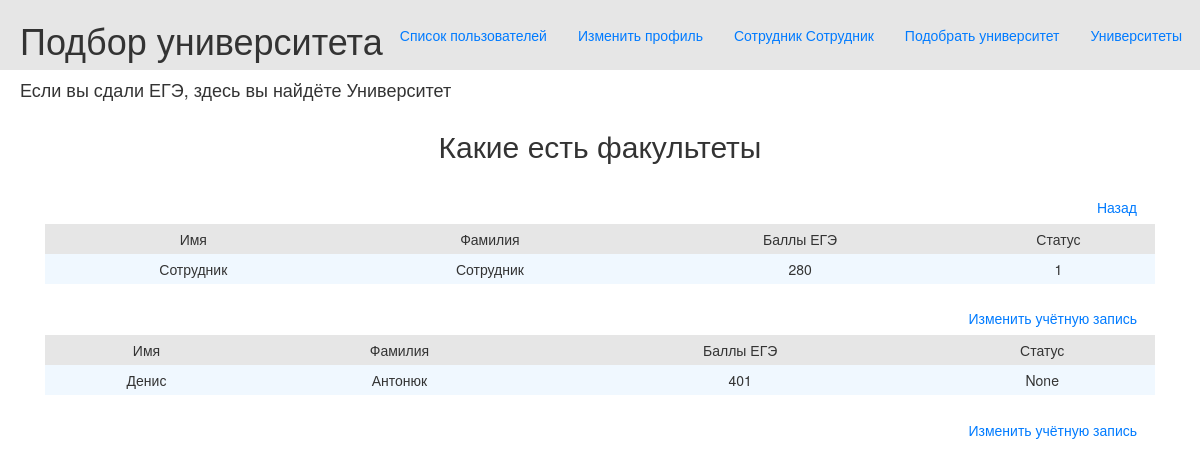
/users_list (signed in), run on the app's committed database.
### data/users.py (models this page shows, shortened)
class User(SqlAlchemyBase, UserMixin, SerializerMixin):
    __tablename__ = 'users'
    id = sqlalchemy.Column(sqlalchemy.Integer,
                           primary_key=True, autoincrement=True)
    surname = sqlalchemy.Column(sqlalchemy.String, nullable=True)
    name = sqlalchemy.Column(sqlalchemy.String, nullable=True)
    email = sqlalchemy.Column(sqlalchemy.String,
                              index=True, unique=True, nullable=True)
    hashed_password = sqlalchemy.Column(sqlalchemy.String, nullable=True)
    modified_date = sqlalchemy.Column(sqlalchemy.DateTime,
                                      default=datetime.datetime.now)
    address = sqlalchemy.Column(sqlalchemy.String, nullable=True)
    min_ege_score = sqlalchemy.Column(sqlalchemy.Integer, nullable=True)
    type = sqlalchemy.Column(sqlalchemy.Integer, nullable=True)

### main.py (the view)
@app.route('/users_list', methods=['GET', 'POST'])
@login_required
def users_list():
    users = db_sess.query(User).all()
    type = db_sess.query(Type).all()
    return render_template('users.html', title='Журнал факультетов', users=users, type=type)

### data/db_session.py (called while the page is built)
def create_session() -> Session:
    global __factory
    return __factory()

### main.py (called while the page is built)
@login_manager.user_loader
def load_user(user_id: int):
    db_sess = db_session.create_session()
    return db_sess.query(User).get(user_id)

### templates/users.html
{% extends 'base.html' %}
{% block content %}
    <h2 align="center">Какие есть факультеты</h2>
    <a class="btn btn-outline-primary" href="http://localhost:5000/">Назад</a>
    {% for user in users %}
        <table class="tbl">
            <tr class="mn">
                <td>Имя</td>
                <td>Фамилия</td>
                <td>Баллы ЕГЭ</td>
                <td>Статус</td>
            </tr>
            <tr>
                <td>{{ user.name }}</td>
                <td>{{ user.surname }}</td>
                <td>{{ user.min_ege_score }}</td>
                <td>{{ user.type }}</td>
            </tr>
        </table>
    <a class="btn btn-outline-primary" href="http://localhost:5000/user/{{ user.id }}">Изменить учётную запись</a>
    {% endfor %}
{% endblock %}

### templates/base.html (shortened to what this page needs)
<!doctype html>
<html lang="en">
<head>
    <link rel="stylesheet"
          href="https://stackpath.bootstrapcdn.com/bootstrap/4.4.1/css/bootstrap.min.css"
>
    <link rel="stylesheet" type="text/css" href="/static/css/style.css">
    <link rel="stylesheet"
        type="text/css"
        href="https://maxcdn.bootstrapcdn.com/bootstrap/3.3.5/css/bootstrap-theme.min.css">
    <link rel="stylesheet"
        type="text/css"
        href="https://maxcdn.bootstrapcdn.com/bootstrap/3.3.5/css/bootstrap.min.css">
</head>
<body>
<div class="first_line">
    <h1 class="first_line_content">Подбор университета</h1>
    <a class="btn btn-outline-primary" href="http://localhost:5000/">Университеты</a>
    <a class="btn btn-outline-primary" href="http://localhost:5000/select_universities">Подобрать университет</a>
    {% if current_user.is_authenticated %}
        <a class="btn btn-outline-primary" href="http://localhost:5000/logout">{{ current_user.surname }} {{ current_user.name }}</a>
        <a class="btn btn-outline-primary" href="http://localhost:5000/user/{{ current_user.id }}">Изменить профиль</a>
    {% else %}
        <a class="btn btn-outline-primary" href="http://localhost:5000/register">Зарегистрироваться</a>
        <a class="btn btn-outline-primary" href="http://localhost:5000/login">Войти</a>
    {% endif %}
    {% if current_user.is_authenticated and current_user.type == 1 %}
    <a class="btn btn-outline-primary" href="http://localhost:5000/users_list">Список пользователей</a>
    {% endif %}
</div>
<h4>Если вы сдали ЕГЭ, здесь вы найдёте Университет</h4>
<main role="main" class="container">
    {% block content %}{% endblock %}
</main>
</body>
</html>

### static/css/style.css (style rules this page uses)
h4 { padding-left: 20px; color: #e6e6e6; }
tr.mn { text-align: center; background-color: #e6e6e6; }
.tbl { width: 100%; text-align: center; background-color: aliceblue; line-height: 30px; }
.first_line { padding-left: 20px; background-color: #e6e6e6 }
a { display: inline-block; float: right; margin-right: 5px; margin-top: 1.25em; }
.first_line_content { display: inline-block; }

### data on the page
User: surname "Сотрудник", name "Сотрудник", min_ege_score "280", type "1"
User: name "Денис", surname "Антонюк", min_ege_score "401", type "None"
